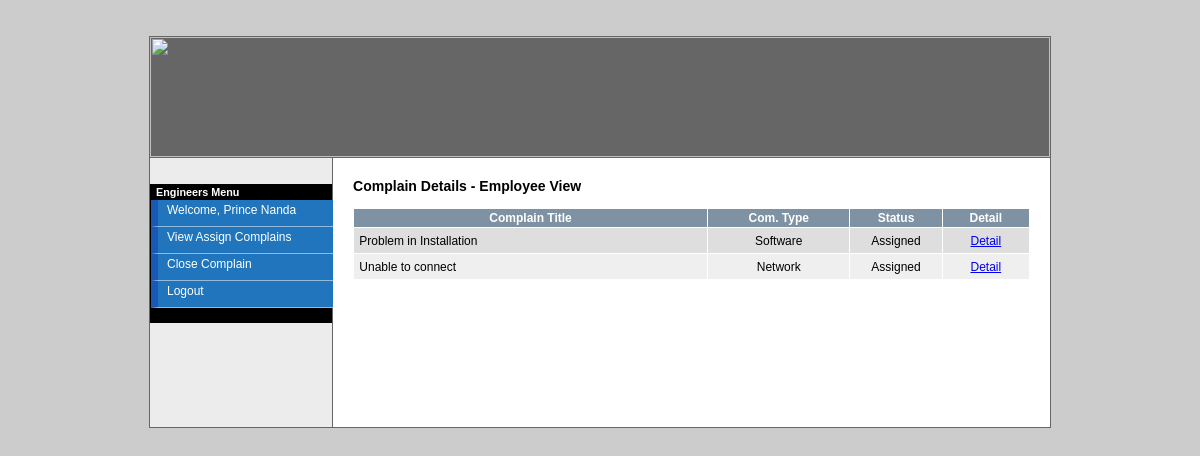
Page /view.php?mod=employee&view=viewComplain (signed in) on the committed database.
### tables this page shows
CREATE TABLE IF NOT EXISTS `tbl_complains` (
  `cid` int(10) NOT NULL auto_increment,
  `cust_id` int(10) NOT NULL,
  `cust_name` varchar(40) NOT NULL,
  `comp_type` varchar(40) NOT NULL,
  `comp_title` varchar(200) NOT NULL,
  `comp_desc` text NOT NULL,
  `status` varchar(20) NOT NULL,
  `eng_id` int(10) NOT NULL,
  `eng_name` varchar(40) NOT NULL,
  `eng_comment` varchar(240) NOT NULL,
  `create_date` datetime NOT NULL,
  `close_date` datetime NOT NULL,
  PRIMARY KEY  (`cid`)
);

### view.php (called while the page is built, shortened)
<?php
require_once './include/template.php';
?>

### library/database.php (called while the page is built, shortened)
<?php
function dbQuery($sql)
{
	$result = mysql_query($sql) or die(mysql_error());
	return $result;
}
function dbFetchAssoc($result)
{
	return mysql_fetch_assoc($result);
}
function dbNumRows($result)
{
	return mysql_num_rows($result);
}
?>

### employeeCompDetails.php (the view)
<h3>Complain Details - Employee View</h3>
<?php
	$emp_id = (int)$_SESSION['user_id'];
	$sql = "SELECT *
			FROM tbl_complains
			WHERE status != 'close'
			AND eng_id = $emp_id
			ORDER BY create_date DESC
			LIMIT 0,20";
	$result = dbQuery($sql);
	if(dbNumRows($result) > 0){
?>
<form action="processLeave.php?action=addUser" method="post"  name="frmListUser" id="frmListUser">
  <table width="100%" border="0" align="center" cellpadding="2" cellspacing="1" class="text">
    <tr align="center" id="listTableHeader">
      <td width="747">Complain Title</td>
      <td width="260">Com. Type </td>
      <td width="139">Status</td>
      <td width="150">Detail</td>
    </tr>
    <?php
	$i=0;
	while($row = dbFetchAssoc($result)) {
	extract($row);
	if ($i%2) {
		$class = 'row1';
	} else {
		$class = 'row2';
	}
	$i += 1;
	?>
    <tr class="<?php echo $class; ?>" style="height:25px;">
      <td>&nbsp;<?php echo $comp_title; ?></td>
      <td width="260" align="center"><?php echo ucwords($comp_type); ?></td>
      <td width="139" align="center"><?php echo ucwords($status); ?></td>
      <td width="150" align="center"><a href="javascript:viewEmployeeComDetail(<?php echo $cid; ?>);">Detail</a></td>
    </tr>
    <?php
	}
	?>
    <tr>
      <td colspan="5">&nbsp;</td>
    </tr>
    <tr>
      <td colspan="5" align="right">&nbsp;</td>
    </tr>
  </table>
 <?php }
 else {
 echo "<h3><font color=red>No Complains Assign to You.</font></h3>";
 }
 ?>
  <p>&nbsp;</p>
</form>
<p>&nbsp;</p>

### include/admin.css (style rules this page uses)
body { background-color:#CCCCCC; }
#listTableHeader { font-family: "Courier New", Courier, mono; font-size: 14px; color: #FFFFFF; background-color: #7F92A4; font-weight: bold; background-position: center; }
.row1 { background-color: #EFEFEF; }
.row2 { background-color: #DEDEDE; }
body { font-family: "Arial", "Helvetica", "sans-serif"; text-align: center; font-size: 10px; }
.text { font-family: Arial, Helvetica, sans-serif; font-size: 12px; }

### include/main.css (style rules this page uses)
body { font-family: Verdana, Geneva, Arial, Helvetica, sans-serif; font-size: 12px; }
td { font-family: Verdana, Geneva, Arial, Helvetica, sans-serif; font-size: 12px; }
form { font-family: Verdana, Geneva, Arial, Helvetica, sans-serif; font-size: 12px; }

### rows in the picture
tbl_complains: comp_title "Problem in Installation", comp_type "Software", status "Assigned"
tbl_complains: comp_title "Unable to connect", comp_type "Network", status "Assigned"

### other values in the picture
$_SESSION['user_name'] "Prince Nanda"
